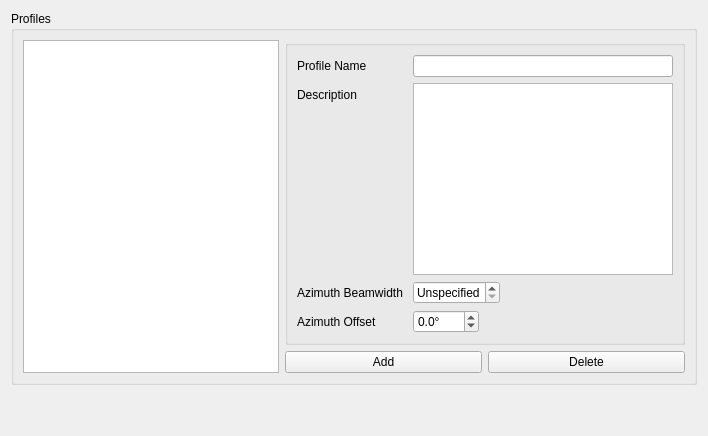
         <widget class="QWidget" name="antennasTab">
          <attribute name="title">
           <string>Antennas</string>
          </attribute>
          <layout class="QVBoxLayout" name="verticalLayout_10">
           <item>
            <widget class="QGroupBox" name="antennasProfileGroup">
             <property name="title">
              <string>Profiles</string>
             </property>
             <layout class="QGridLayout" name="gridLayout_7" rowstretch="0,0" columnstretch="0,0,0,0,0,0">
              <item row="0" column="4" colspan="2">
               <widget class="QGroupBox" name="antProfileGroup">
                <property name="minimumSize">
                 <size>
                  <width>400</width>
                  <height>0</height>
                 </size>
                </property>
                <property name="title">
                 <string/>
                </property>
                <layout class="QFormLayout" name="formLayout_17">
                 <item row="0" column="0">
                  <widget class="QLabel" name="antProfileNameLabel">
                   <property name="text">
                    <string>Profile Name</string>
                   </property>
                  </widget>
                 </item>
                 <item row="0" column="1">
                  <widget class="QLineEdit" name="antProfileNameEdit">
                   <property name="maxLength">
                    <number>25</number>
                   </property>
                  </widget>
                 </item>
                 <item row="1" column="0">
                  <widget class="QLabel" name="antDescLabel">
                   <property name="text">
                    <string>Description</string>
                   </property>
                  </widget>
                 </item>
                 <item row="1" column="1">
                  <widget class="QTextEdit" name="antDescEdit">
                   <property name="acceptRichText">
                    <bool>false</bool>
                   </property>
                  </widget>
                 </item>
                 <item row="2" column="0">
                  <widget class="QLabel" name="antAzBeamWidthLabel">
                   <property name="text">
                    <string>Azimuth Beamwidth </string>
                   </property>
                  </widget>
                 </item>
                 <item row="3" column="0">
                  <widget class="QLabel" name="antAzOffsetLabel">
                   <property name="text">
                    <string>Azimuth Offset</string>
                   </property>
                  </widget>
                 </item>
                 <item row="2" column="1">
                  <widget class="BaseDoubleSpinBox" name="antAzBeamWidthSpinBox">
                   <property name="sizePolicy">
                    <sizepolicy hsizetype="Maximum" vsizetype="Fixed">
                     <horstretch>0</horstretch>
                     <verstretch>0</verstretch>
                    </sizepolicy>
                   </property>
                   <property name="toolTip">
                    <string>Valid range value is 0° - 100° (0° Unspecified)</string>
                   </property>
                   <property name="specialValueText">
                    <string>Unspecified</string>
                   </property>
                   <property name="suffix">
                    <string>°</string>
                   </property>
                   <property name="decimals">
                    <number>1</number>
                   </property>
                   <property name="maximum">
                    <double>100.000000000000000</double>
                   </property>
                  </widget>
                 </item>
                 <item row="3" column="1">
                  <widget class="BaseDoubleSpinBox" name="antAzOffsetSpinBox">
                   <property name="sizePolicy">
                    <sizepolicy hsizetype="Maximum" vsizetype="Fixed">
                     <horstretch>0</horstretch>
                     <verstretch>0</verstretch>
                    </sizepolicy>
                   </property>
                   <property name="suffix">
                    <string>°</string>
                   </property>
                   <property name="decimals">
                    <number>1</number>
                   </property>
                   <property name="minimum">
                    <double>-180.000000000000000</double>
                   </property>
                   <property name="maximum">
                    <double>180.000000000000000</double>
                   </property>
                  </widget>
                 </item>
                </layout>
               </widget>
              </item>
              <item row="1" column="4">
               <widget class="QPushButton" name="antAddProfileButton">
                <property name="text">
                 <string>Add</string>
                </property>
               </widget>
              </item>
              <item row="1" column="5">
               <widget class="QPushButton" name="antDelProfileButton">
                <property name="text">
                 <string>Delete</string>
                </property>
               </widget>
              </item>
              <item row="0" column="0" rowspan="2" colspan="4">
               <widget class="QListView" name="antProfilesListView">
                <property name="focusPolicy">
                 <enum>Qt::NoFocus</enum>
                </property>
                <property name="contextMenuPolicy">
                 <enum>Qt::NoContextMenu</enum>
                </property>
                <property name="toolTip">
                 <string>List of all available Antennas</string>
                </property>
                <property name="editTriggers">
                 <set>QAbstractItemView::NoEditTriggers</set>
                </property>
               </widget>
              </item>
             </layout>
            </widget>
           </item>
           <item>
            <spacer name="verticalSpacer_6">
             <property name="orientation">
              <enum>Qt::Vertical</enum>
             </property>
             <property name="sizeHint" stdset="0">
              <size>
               <width>20</width>
               <height>40</height>
              </size>
             </property>
            </spacer>
           </item>
          </layout>
         </widget>
